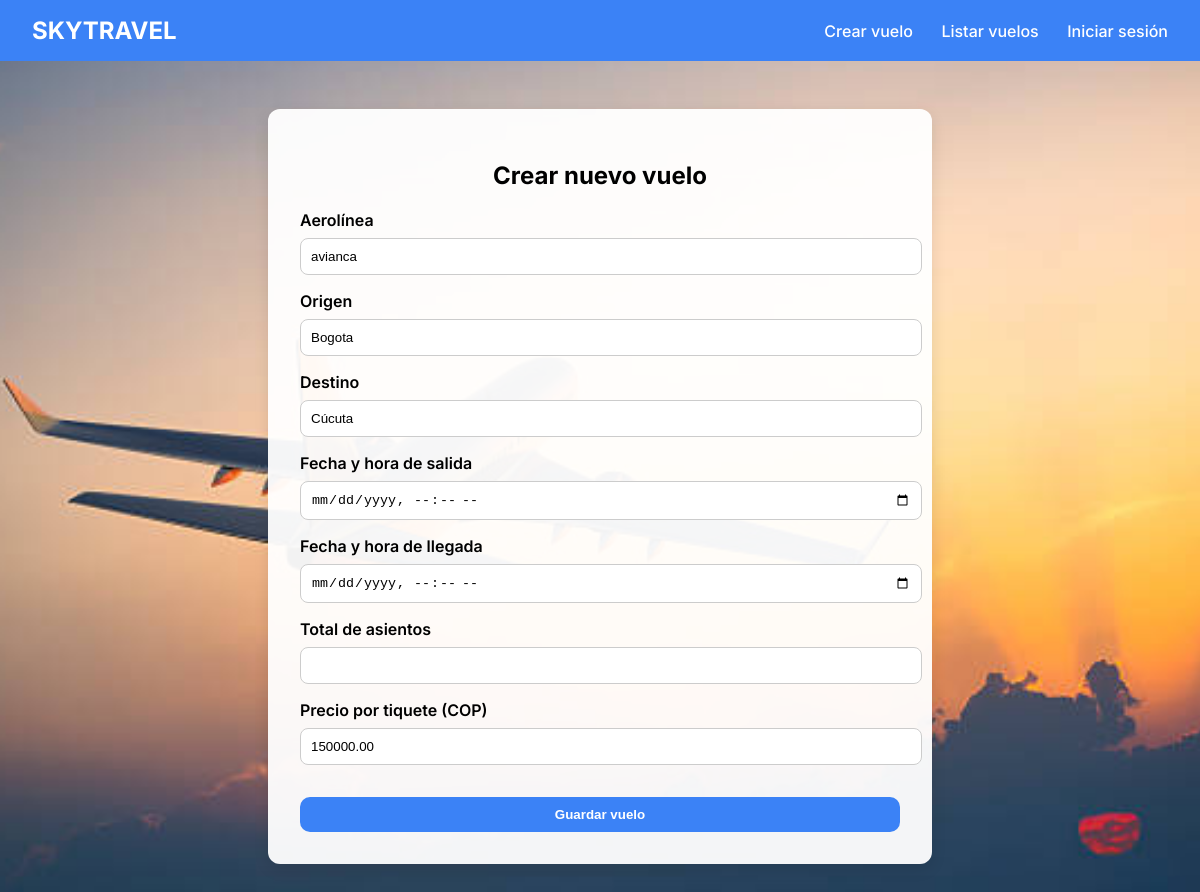
/api/vuelos/editar-vuelo/4/ (signed in), run on the app's committed database.
### flights/models.py (models this page shows, shortened)
class Flight(models.Model):
    airline = models.CharField(max_length=100)
    origin = models.CharField(max_length=100)
    destination = models.CharField(max_length=100)
    departure_time = models.DateTimeField()
    arrival_time = models.DateTimeField()
    price = models.DecimalField(max_digits=10, decimal_places=2, default=0.00)
    created_by = models.ForeignKey(settings.AUTH_USER_MODEL, on_delete=models.CASCADE)
    is_active = models.BooleanField(default=True)  # para cancelación futura

### flights/views.py (the view)
# urls.py: path('editar-vuelo/<int:vuelo_id>/', views.editar_vuelo, name='editar_vuelo'),
@user_passes_test(lambda u: u.is_staff)
def editar_vuelo(request, vuelo_id):
    vuelo = get_object_or_404(Flight, id=vuelo_id)
    if request.method == 'POST':
        form = FlightForm(request.POST, instance=vuelo)
        if form.is_valid():
            vuelo = form.save(commit=False)
            vuelo.created_by = request.user
            vuelo.save()
            return redirect('listar_vuelos')
    else:
        form = FlightForm(instance=vuelo)
    return render(request, 'crear_vuelo.html', {'form': form, 'autorizado': True})

### flights/forms.py
class FlightForm(forms.ModelForm):
    total_seats = forms.IntegerField(min_value=1)
    price = forms.DecimalField(min_value=0, max_digits=10, decimal_places=2)
    class Meta:
        model = Flight
        fields = ['airline', 'origin', 'destination', 'departure_time', 'arrival_time', 'price']

### usuarios/templates/crear_vuelo.html (shortened to what this page needs)
{% load static %}
<!DOCTYPE html>
<html lang="es">
<head>
</head>
<body>
  <nav>
    <div class="logo">SKYTRAVEL</div>
    <div class="links">
      <a href="{% url 'crear_vuelo' %}">Crear vuelo</a>
      <a href="{% url 'listar_vuelos' %}">Listar vuelos</a>
      <a href="/api/users/login_html/">Iniciar sesión</a>
    </div>
  </nav>
  <div class="container">
    <h2 style="text-align:center;">Crear nuevo vuelo</h2>
    <form method="POST">
      {% if autorizado %}
        <label for="id_airline">Aerolínea</label>
        {{ form.airline }}
        <label for="id_origin">Origen</label>
        {{ form.origin }}
        <label for="id_destination">Destino</label>
        {{ form.destination }}
        <label for="id_departure_time">Fecha y hora de salida</label>
        <input type="datetime-local" name="departure_time" required>
        <label for="id_arrival_time">Fecha y hora de llegada</label>
        <input type="datetime-local" name="arrival_time" required>
        <label for="id_total_seats">Total de asientos</label>
        {{ form.total_seats }}
        <label for="id_price">Precio por tiquete (COP)</label>
        {{ form.price }}
        <button type="submit">Guardar vuelo</button>
      {% endif %}
    </form>
  </div>
</body>
</html>

### data on the page
Flight: airline "avianca", origin "Bogota", destination "Cúcuta", price "150000.00"
